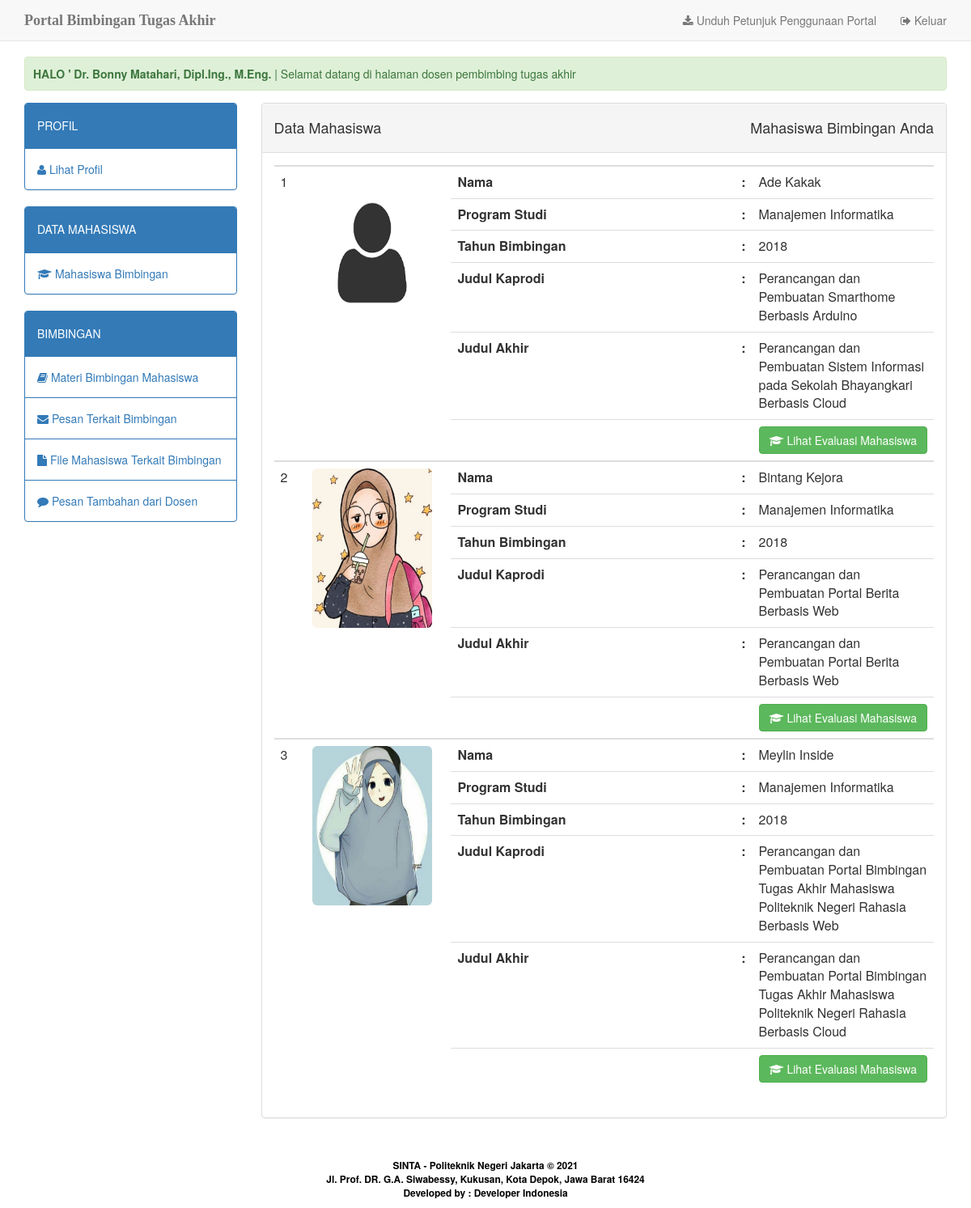
The app's page /home.php?apps=judulta (signed in) with its own data.
### tables this page shows
CREATE TABLE `dosen` (
  `id_dosen` int(3) NOT NULL,
  `nip_dosen` char(18) NOT NULL,
  `nm_dosen` varchar(50) NOT NULL,
  `no_telp` char(12) DEFAULT NULL,
  `username` char(10) NOT NULL,
  `password` char(10) NOT NULL,
  `status_user` varchar(5) NOT NULL DEFAULT 'dosen'
);

CREATE TABLE `judul_ta` (
  `id_ta` int(5) NOT NULL,
  `nim` int(10) NOT NULL,
  `judul1` text NOT NULL,
  `judul2` text NOT NULL,
  `judul3` text NOT NULL,
  `judul_kaprodi` text,
  `judul_akhir` text
);

CREATE TABLE `mahasiswa` (
  `nim` int(11) NOT NULL,
  `nm_mhs` varchar(30) NOT NULL,
  `th_bimbingan` year(4) NOT NULL,
  `id_prodi` int(2) NOT NULL,
  `id_dosen` int(3) NOT NULL,
  `foto` varchar(30) NOT NULL DEFAULT 'default.jpg',
  `username` char(10) NOT NULL,
  `password` char(10) NOT NULL,
  `status_user` varchar(9) NOT NULL DEFAULT 'mahasiswa'
);

CREATE TABLE `prodi` (
  `id_prodi` int(2) NOT NULL,
  `nama_prodi` varchar(30) NOT NULL,
  `jenjang` varchar(5) NOT NULL
);

### apps/app_judulta/dosenview.php (the view, shortened to what this page needs)
<div class="panel panel-default">
	<div class="panel-heading">
			<span class="pull-right">
			<h4>Mahasiswa Bimbingan Anda </h4>
	  </span>
			<span>
			<h4>Data Mahasiswa </h4>
			</span>
  </div>
  <div class="panel-body">
		<table width="575" class="table table-hover" id="mahasiswa">
            <?php
					$stmt = $db_con->prepare("SELECT * FROM judul_ta, mahasiswa, dosen, prodi where mahasiswa.id_dosen=dosen.id_dosen && mahasiswa.id_dosen ='$_SESSION[user_session]' && judul_ta.nim=mahasiswa.nim && mahasiswa.id_prodi=prodi.id_prodi ORDER BY nm_mhs ASC");
					$stmt->execute();
					if($stmt->rowCount() > 0)	{
					$no=1;
					while($row=$stmt->fetch(PDO::FETCH_ASSOC)) {
				?>
	      	      <tr>
	      	        <td width="19" rowspan="12"><div align="center"></div>
	            <?php echo $no; ?></td>
	      	        <td width="178" rowspan="12"><span class="col-xs-3"><img src="apps/app_ubahmhs/user_images/<?php echo $row['foto']; ?>" class="img-rounded" width="148" height="197" /></span></td>
	      	        <td><strong>Nama</strong></td>
	      	        <td width="10"><strong>:</strong></td>
	      	        <td><?php echo $row['nm_mhs']; ?></td>
          </tr>
	      	      <tr>
	        <td><strong>Program Studi </strong></td>
	        <td><strong>:</strong></td>
	        <td width="167"><?php echo $row['nama_prodi']; ?></td>
          </tr>
	      <tr>
	        <td height="22"><span style="width: 40%"><strong>Tahun Bimbingan</a></strong></span></td>
	        <td><strong>:</strong></td>
	        <td><?php echo $row['th_bimbingan']; ?></td>
          </tr>
	      <tr>
	        <td><span style="width: 40%"><strong>Judul Kaprodi</strong></span></td>
	        <td><strong>:</strong></td>
	        <td><?php echo $row['judul_kaprodi']; ?></td>
          </tr>
	      <tr>
	        <td><span style="width: 40%"><strong>Judul Akhir</strong></span></td>
	        <td><strong>:</strong></td>
	        <td><?php echo $row['judul_akhir']; ?></td>
	      </tr>
	      <tr>
	        <td>&nbsp;</td>
            <td>&nbsp;</td>
	        <td><div align="right">
	        	<?php
					$evaluasi=$row['nim'];
					$stmt2 = $db_con->prepare("SELECT * FROM evaluasi where nim_mhs ='$evaluasi' ");
					$stmt2->execute();
					$check=$stmt2->rowCount();
					if($check == 0) {
				?>
	          <div align="right"><a class="btn btn-info" href="?apps=evaluasi&amp;act=evaluasimhs&amp;id=<?php echo $row['nim']; ?>" title="Evaluasi Mahasiswa"> <span class="fa fa-check-square-o"></span> Evaluasi Mahasiswa</a></div>
	     		<?php } else { ?>
	          <div align="right"><a class="btn btn-success" href="?apps=evaluasi&amp;act=lihatevaluasidosen&amp;id=<?php echo $row['nim']; ?>" title="Lihat Evaluasi"> <span class="fa fa-graduation-cap"></span> Lihat Evaluasi Mahasiswa</a></div>
	      		<?php } ?>
	        </div></td>
	      </tr>
          <?php
			$no++;
			} } else{ ?>   <div class="alert alert-warning"><span class="glyphicon glyphicon-info-sign"></span> &nbsp; Data mahasiswa tidak ditemukan.</div>
        <?php   } 	?>
        </table>
  </div>
</div>

### home.php (shortened to what this page needs)
<?php
	include_once 'dbconfig.php';
	$stmt = $db_con->prepare("SELECT * FROM dosen WHERE id_dosen=:uid");
	$stmt->execute(array(":uid"=>$_SESSION['user_session']));
	$row=$stmt->fetch(PDO::FETCH_ASSOC);
	$stmt2 = $db_con->prepare("SELECT * FROM mahasiswa WHERE nim=:uid");
	$stmt2->execute(array(":uid"=>$_SESSION['user_session']));
	$row2=$stmt2->fetch(PDO::FETCH_ASSOC);
	$stmt3 = $db_con->prepare("SELECT * FROM admin_prodi WHERE id_admin=:uid");
	$stmt3->execute(array(":uid"=>$_SESSION['user_session']));
	$row3=$stmt3->fetch(PDO::FETCH_ASSOC);
	$stmt4 = $db_con->prepare("SELECT * FROM kaprodi WHERE id_kaprodi=:uid");
	$stmt4->execute(array(":uid"=>$_SESSION['user_session']));
	$row4=$stmt4->fetch(PDO::FETCH_ASSOC);
?>
<!DOCTYPE html>
<html lang="en">
<head>
	<link href="assets/css/bootstrap.min.css" rel="stylesheet">
	<link href="assets/css/style.css" rel="stylesheet">
	<link href="assets/css/font-awesome.css" rel="stylesheet">
	<link href="assets/css/datatables.min.css" rel="stylesheet">
</head>
<body>
	<nav class="navbar navbar-default navbar-fixed-top">
		<div class="container">
			<div class="navbar-header">
				<a class="navbar-brand" href="./"><b>Portal Bimbingan Tugas Akhir</b><span class="style4"></span></a>
			</div>
			<div id="navbar" class="navbar-collapse collapse">
				<ul class="nav navbar-nav navbar-right">
					<?php if ($_SESSION['user_level']=='mahasiswa') {
			        echo "<li><a download href=petunjuk/mahasiswa.pdf><span class=\"fa fa-download\"></span> Unduh Petunjuk Penggunaan Portal</a></li>";
			        }
					elseif ($_SESSION['user_level']=='dosen') {
			        echo "<li><a download href=petunjuk/dosen.pdf><span class=\"fa fa-download\"></span> Unduh Petunjuk Penggunaan Portal</a></li>";
			        }
					elseif ($_SESSION['user_level']=='kaprodi') {
			        echo "<li><a download href=petunjuk/kaprodi.pdf><span class=\"fa fa-download\"></span> Unduh Petunjuk Penggunaan Portal</a></li>";
			        }
					 ?>
					<li><a href="logout.php"><span class="fa fa-sign-out"></span> Keluar</a></li>
				</ul>
			</div>
		</div>
	</nav>
	<div class="body-container">
		<div class="container">
			<div class='alert alert-success'>
				<marquee>
					<strong>HALO ' <?php
					if ($_SESSION['user_level']=='dosen') {echo $row['nm_dosen'];}
					elseif ($_SESSION['user_level']=='mahasiswa') {echo $row2['nm_mhs'];}
					elseif ($_SESSION['user_level']=='admin') {echo $row3['nm_admin'];}
					elseif ($_SESSION['user_level']=='kaprodi') {echo $row4['nm_kaprodi'];}
				?></strong> | Selamat datang di halaman <?php
					if ($_SESSION['user_level']=='dosen') {echo "dosen pembimbing tugas akhir";}
					elseif ($_SESSION['user_level']=='mahasiswa') {echo "mahasiswa";}
					elseif ($_SESSION['user_level']=='admin') {echo "administrator";}
					elseif ($_SESSION['user_level']=='kaprodi') {echo "kepala prodi";}
				?>
				</marquee>
			</div>
			<div class="row">
				<div class="col-md-3">
					<?php include 'apps/menu.php'; ?>
				</div>
				<div class="col-md-9">
					<?php include 'apps/content.php'; ?>
				</div>
			</div>
		</div>
		<center>
			<p>&nbsp;</p>
			<p><small style="color: #fff"><span class="style3" style="font-weight: bold;">SINTA - Politeknik Negeri
						Jakarta &copy; <?php echo date('Y');?></span><br>
					<strong><span class="style3"><span class="style3">Jl. Prof. DR. G.A. Siwabessy, Kukusan, Kota Depok,
								Jawa Barat 16424<br>
								Developed by : Developer Indonesia
							</span></strong></small> </p>
		</center>
	</div>
</body>
</html>

### apps/menu.php (shortened to what this page needs)
<?php if ($_SESSION['user_level']=='admin') { ?>
	<div class="panel-group" id="accordion">
		<div class="panel panel-primary">
			<div class="panel-heading" data-toggle="collapse" data-parent="#accordion" href="#section1">
				<h5>PROFIL</h5>
			</div>
			<div class="panel-collapse collapse in" id="section1">
				<div class="panel-body">
					<a href="?apps=profil"><span class="fa fa-user"></span> Lihat Profil</a>
				</div>
			</div>
		</div>
	</div>
	<div class="panel-group" id="accordion">
		<div class="panel panel-primary">
			<div class="panel-heading" data-toggle="collapse" data-parent="#accordion" href="#section2">
				<h5>MASTER DATA</h5>
			</div>
			<div class="panel-collapse collapse in" id="section2">
				<div class="panel-body">
					<a href="?apps=kaprodi"><span class="fa fa-user-plus"></span> Data Kepala Prodi</a>
				</div>
				<div class="panel-body">
					<a href="?apps=mahasiswa"><span class="fa fa-user-plus"></span> Data Mahasiswa</a>
				</div>
				<div class="panel-body">
					<a href="?apps=dosen"><span class="fa fa-group"></span> Data Dosen</a>
				</div>
				<div class="panel-body">
					<a href="?apps=prodi"><span class="fa fa-institution"></span> Data Program Studi (Prodi)</a>
				</div>
				<div class="panel-body">
					<a href="?apps=admin"><span class="fa fa-user-plus"></span> Data Admin</a>
				</div>
			</div>
		</div>
	</div>
<?php } elseif ($_SESSION['user_level']=='dosen') { ?>
<div class="panel-group" id="accordion">
		<div class="panel panel-primary">
			<div class="panel-heading" data-toggle="collapse" data-parent="#accordion" href="#section1">
				<h5>PROFIL</h5>
			</div>
			<div class="panel-collapse collapse in" id="section1">
				<div class="panel-body">
					<a href="?apps=profil"><span class="fa fa-user"></span> Lihat Profil</a>
				</div>
			</div>
		</div>
	</div>
	<div class="panel-group" id="accordion">
		<div class="panel panel-primary">
			<div class="panel-heading" data-toggle="collapse" data-parent="#accordion" href="#section2">
				<h5>DATA MAHASISWA</h5>
			</div>
			<div class="panel-collapse collapse in" id="section2">
				<div class="panel-body">
					<a href="?apps=judulta"><span class="fa fa-graduation-cap"></span> Mahasiswa Bimbingan</a>
				</div>
			</div>
		</div>
	</div>
	<div class="panel-group" id="accordion">
		<div class="panel panel-primary">
			<div class="panel-heading" data-toggle="collapse" data-parent="#accordion" href="#section3">
				<h5>BIMBINGAN</h5>
			</div>
			<div class="panel-collapse collapse in" id="section3">
				<div class="panel-body">
					<a href="?apps=materi"><span class="fa fa-book"></span> Materi Bimbingan Mahasiswa</a>
				</div>
				<div class="panel-body">
					<a href="?apps=pesan"><span class="fa fa-envelope"></span> Pesan Terkait Bimbingan</a>
				</div>
				<div class="panel-body">
					<a href="?apps=filemahasiswa"><span class="fa fa-file"></span> File Mahasiswa Terkait Bimbingan</a>
				</div>
				<div class="panel-body">
					<a href="?apps=pesantambahan"><span class="fa fa-comment"></span> Pesan Tambahan dari Dosen</a>
				</div>
			</div>
		</div>
	</div>
<?php } ?>

### apps/content.php (shortened to what this page needs)
<?php
if (empty($_GET['apps'])) { ?>
<style type="text/css">
	.style1 {font-family: Broadway}
</style>
	<div class="panel panel-default">
		<div class="panel-body">
			<center>
				<h2 class="style1">Selamat Datang di Halaman <?php
					if ($_SESSION['user_level']=='dosen') {echo "Dosen Pembimbing";}
					elseif ($_SESSION['user_level']=='mahasiswa') {echo "Mahasiswa";}
					elseif ($_SESSION['user_level']=='admin') {echo "Administrator";}
					elseif ($_SESSION['user_level']=='kaprodi') {echo "Kepala Prodi";}
				?></h2>
				<br>
				<span class="office">
					<h2>Sistem Informasi Tugas Akhir</h2>
				</span>
			</center>
		</div>
	</div>
<?php
} elseif ($_GET['apps']=='materi') {
	include 'app_materi/index.php';
} elseif ($_GET['apps']=='filemahasiswa') {
	include 'app_filemahasiswa/index.php';
} elseif ($_GET['apps']=='profilmahasiswa') {
	include 'app_profilmahasiswa/index.php';
} elseif ($_GET['apps']=='judulta') {
	include 'app_judulta/index.php';
} elseif ($_GET['apps']=='mahasiswa') {
	include 'app_mahasiswa/index.php';
} elseif ($_GET['apps']=='admin2') {
	include 'app_admin2/index.php';
} elseif ($_GET['apps']=='dosen2') {
	include 'app_dosen2/index.php';
} elseif ($_GET['apps']=='kaprodi2') {
	include 'app_kaprodi2/index.php';
} elseif ($_GET['apps']=='dosen') {
	include 'app_dosen/index.php';
} elseif ($_GET['apps']=='admin') {
	include 'app_admin/index.php';
} elseif ($_GET['apps']=='profil') {
	include 'app_profil/index.php';
} elseif ($_GET['apps']=='ubahmhs') {
	include 'app_ubahmhs/index.php';
} elseif ($_GET['apps']=='kaprodi') {
	include 'app_kaprodi/index.php';
} elseif ($_GET['apps']=='prodi') {
	include 'app_prodi/index.php';
} elseif ($_GET['apps']=='ubahpassword') {
	include 'app_ubahpassword/index.php';
} elseif ($_GET['apps']=='laporan') {
	include 'app_laporan/index.php';
} elseif ($_GET['apps']=='pesan') {
	include 'app_pesan/index.php';
} elseif ($_GET['apps']=='pesantambahan') {
	include 'app_pesantambahan/index.php';
} elseif ($_GET['apps']=='evaluasi') {
	include 'app_evaluasi/index.php';
} ?>

### apps/app_judulta/index.php
<?php
if (isset($_GET['act'])){
$view = $_GET['act'];
require_once 'sys_judulta.php';
switch ($view) {
	case 'add':
		include 'apps/app_judulta/add.php';
		break;
	case 'edit':
		include 'apps/app_judulta/edit.php';
		break;
	case 'hapus':
		include 'apps/app_judulta/view.php';
		break;
	case 'pilihjudul':
		include 'apps/app_judulta/pilihjudul.php';
		break;
	case 'verifikasi':
		include 'apps/app_judulta/verifikasi.php';
		break;
}
}else {
	if ($_SESSION['user_level']=='mahasiswa') {include 'apps/app_judulta/view.php';} elseif ($_SESSION['user_level']=='kaprodi') {include 'apps/app_judulta/kaprodiview.php';} elseif ($_SESSION['user_level']=='dosen') {include 'apps/app_judulta/dosenview.php';}
}
?>

### assets/css/style.css (style rules this page uses)
body { background:#f1f9f9; }
.body-container { margin-top:70px; }
.navbar-brand { font-family:"Lucida Handwriting"; }

### home.php (style rules this page uses)
.style3 { color: #000000 }

### records on screen
dosen: nm_dosen "Dr. Bonny Matahari, Dipl.Ing., M.Eng."
judul_ta: nim.foto (placeholder picture), nim.nm_mhs "Ade Kakak", prodi.nama_prodi "Manajemen Informatika", nim.th_bimbingan "2018", judul_kaprodi "Perancangan dan Pembuatan Smarthome Berbasis Arduino", judul_akhir "Perancangan dan Pembuatan Sistem Informasi pada Sekolah Bhayangkari Berbasis Cloud"
judul_ta: nim.foto (picture), nim.nm_mhs "Bintang Kejora", prodi.nama_prodi "Manajemen Informatika", nim.th_bimbingan "2018", judul_kaprodi "Perancangan dan Pembuatan Portal Berita Berbasis Web", judul_akhir "Perancangan dan Pembuatan Portal Berita Berbasis Web"
judul_ta: nim.foto (picture), nim.nm_mhs "Meylin Inside", prodi.nama_prodi "Manajemen Informatika", nim.th_bimbingan "2018", judul_kaprodi "Perancangan dan Pembuatan Portal Bimbingan Tugas Akhir Mahasiswa Politeknik Negeri Rahasia Berbasis Web", judul_akhir "Perancangan dan Pembuatan Portal Bimbingan Tugas Akhir Mahasiswa Politeknik Negeri Rahasia Berbasis Cloud"
